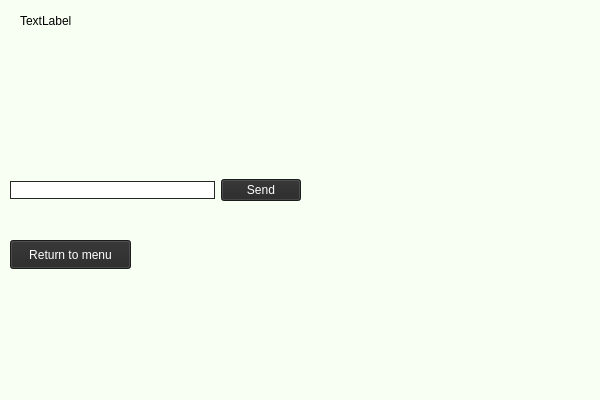
<?xml version="1.0" encoding="UTF-8"?>
<ui version="4.0">
 <class>task_one</class>
 <widget class="QWidget" name="task_one">
  <property name="geometry">
   <rect>
    <x>0</x>
    <y>0</y>
    <width>600</width>
    <height>400</height>
   </rect>
  </property>
  <property name="windowTitle">
   <string>Form</string>
  </property>
  <property name="styleSheet">
   <string notr="true">background-color: rgb(248, 255, 243);</string>
  </property>
  <widget class="QLabel" name="label_task">
   <property name="geometry">
    <rect>
     <x>20</x>
     <y>10</y>
     <width>121</width>
     <height>21</height>
    </rect>
   </property>
   <property name="styleSheet">
    <string notr="true">
font: 300 9pt &quot;Yu Gothic UI Light&quot;;</string>
   </property>
   <property name="text">
    <string>TextLabel</string>
   </property>
  </widget>
  <widget class="QLabel" name="label">
   <property name="geometry">
    <rect>
     <x>10</x>
     <y>340</y>
     <width>141</width>
     <height>20</height>
    </rect>
   </property>
   <property name="text">
    <string/>
   </property>
  </widget>
  <widget class="QPushButton" name="pushButton_return">
   <property name="geometry">
    <rect>
     <x>10</x>
     <y>240</y>
     <width>121</width>
     <height>29</height>
    </rect>
   </property>
   <property name="styleSheet">
    <string notr="true">background-color: rgb(39, 39, 39);
color: rgb(255, 255, 255);
font: 300 9pt &quot;Yu Gothic UI Light&quot;;</string>
   </property>
   <property name="text">
    <string>Return to menu</string>
   </property>
  </widget>
  <widget class="QWidget" name="verticalLayoutWidget">
   <property name="geometry">
    <rect>
     <x>10</x>
     <y>50</y>
     <width>281</width>
     <height>103</height>
    </rect>
   </property>
   <layout class="QVBoxLayout" name="verticalLayout">
    <item>
     <widget class="QLabel" name="label_5">
      <property name="text">
       <string/>
      </property>
     </widget>
    </item>
    <item>
     <widget class="QLabel" name="label_first">
      <property name="text">
       <string/>
      </property>
     </widget>
    </item>
    <item>
     <widget class="QLabel" name="label_second">
      <property name="text">
       <string/>
      </property>
     </widget>
    </item>
    <item>
     <widget class="QLabel" name="label_accuracy">
      <property name="text">
       <string/>
      </property>
     </widget>
    </item>
   </layout>
  </widget>
  <widget class="QWidget" name="horizontalLayoutWidget">
   <property name="geometry">
    <rect>
     <x>10</x>
     <y>150</y>
     <width>291</width>
     <height>80</height>
    </rect>
   </property>
   <layout class="QHBoxLayout" name="horizontalLayout">
    <item>
     <widget class="QLineEdit" name="lineEdit_answer">
      <property name="styleSheet">
       <string notr="true">QLineEdit
{
	border: 1px solid rgb(39,39,39);
	border-radius: 550px;
	background-color: rgb(255,255,255);
}
</string>
      </property>
     </widget>
    </item>
    <item>
     <widget class="QPushButton" name="pushButton_send">
      <property name="cursor">
       <cursorShape>PointingHandCursor</cursorShape>
      </property>
      <property name="styleSheet">
       <string notr="true">background-color: rgb(39, 39, 39);
color: rgb(255, 255, 255);
font: 300 9pt &quot;Yu Gothic UI Light&quot;;</string>
      </property>
      <property name="text">
       <string>Send</string>
      </property>
     </widget>
    </item>
   </layout>
  </widget>
 </widget>
 <resources/>
 <connections/>
</ui>
